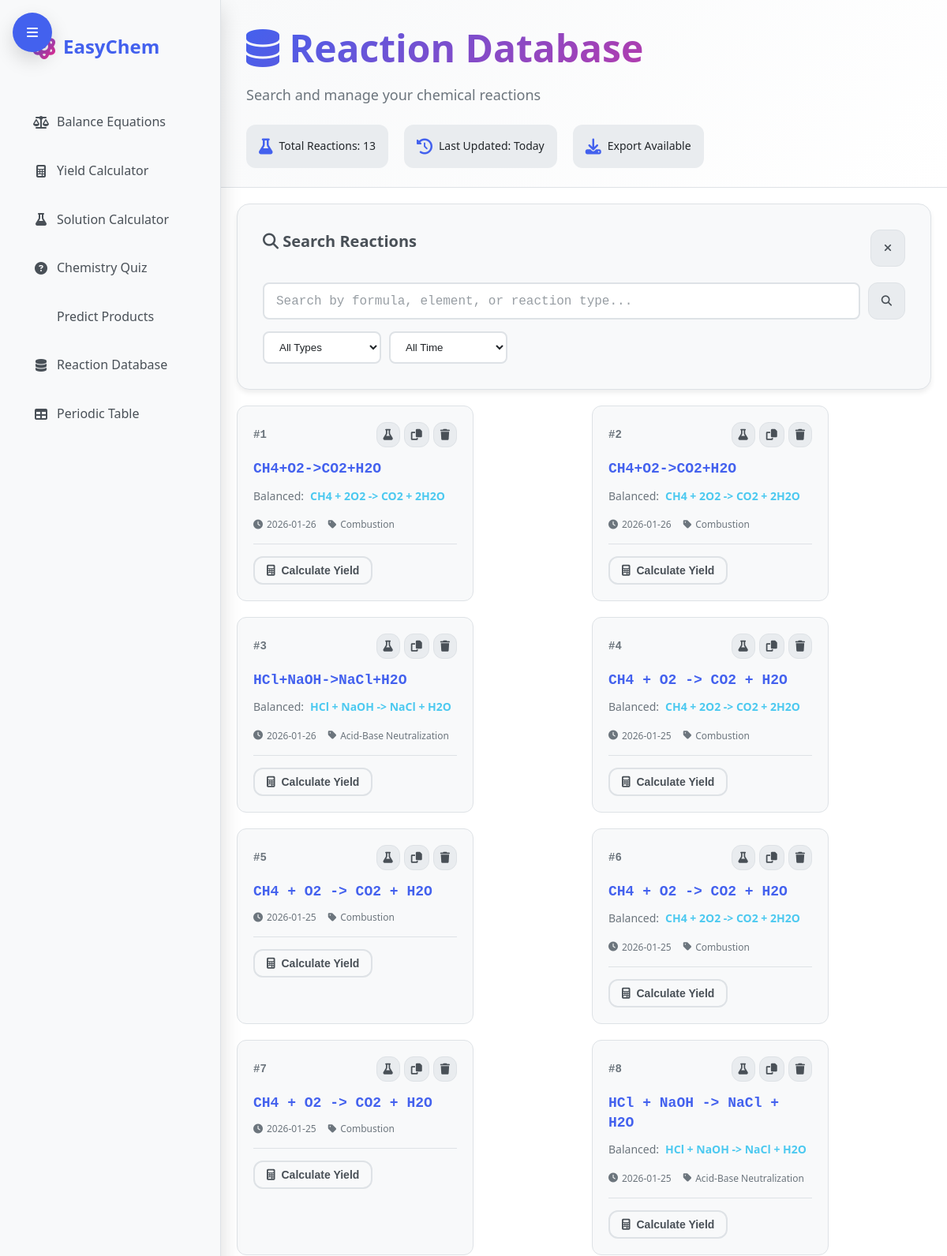
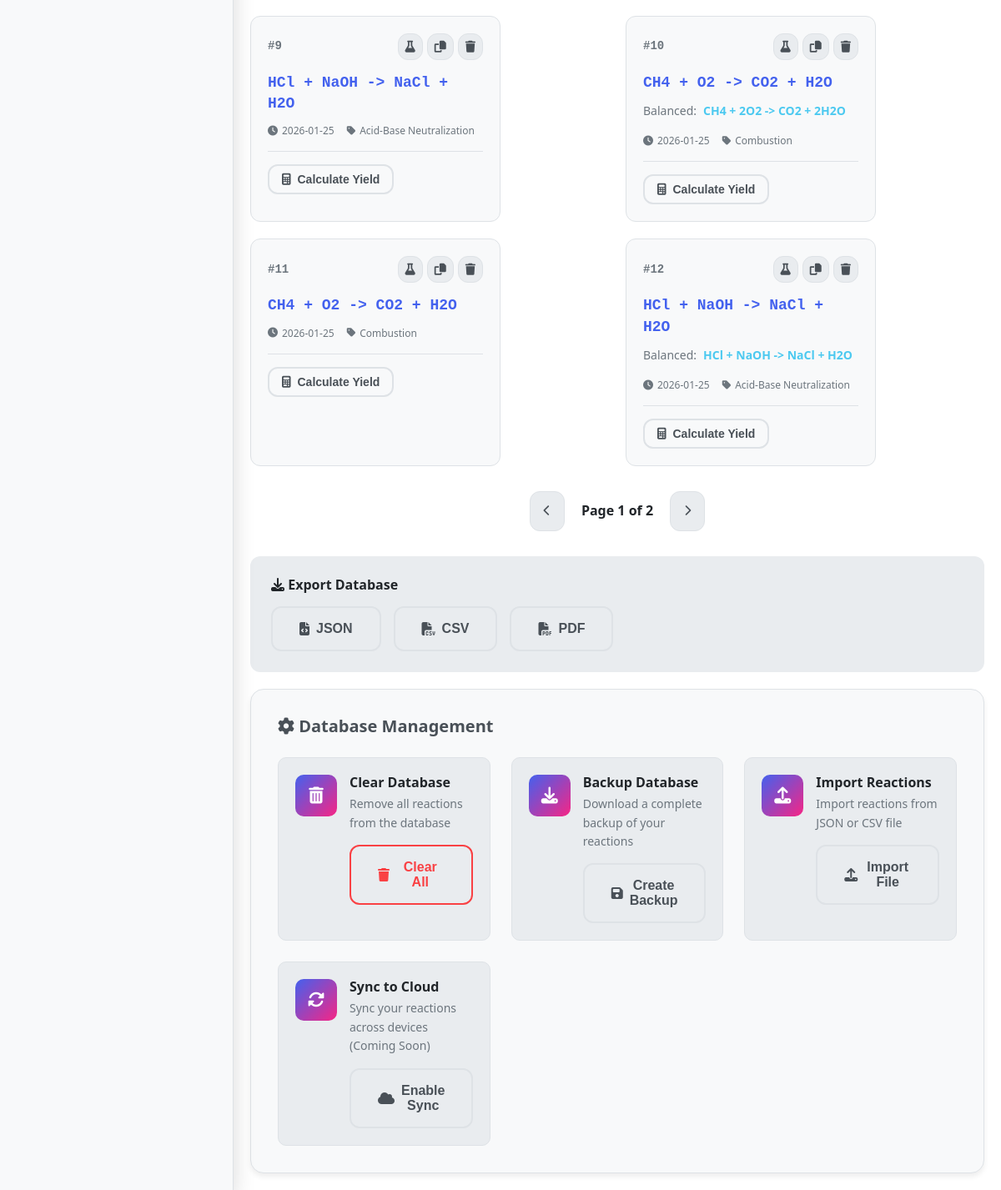
The page /database on the database its author committed (2 pictures, top to bottom).
### tables this page shows
CREATE TABLE reactions
                 (id INTEGER PRIMARY KEY AUTOINCREMENT,
                  equation TEXT,
                  balanced TEXT,
                  timestamp DATETIME,
                  ip_address TEXT);

### app.py (the view)
@app.route("/database")
def reaction_database():
    reactions = []
    try:
        conn = sqlite3.connect('data/reactions.db')
        c = conn.cursor()
        c.execute("SELECT equation, balanced, timestamp FROM reactions ORDER BY timestamp DESC")
        reactions = c.fetchall()
        conn.close()
    except Exception as e:
        print(f"DB error: {e}")
    from chem_engine import detect_reaction_type
    return render_template("database.html", reactions=reactions, detect_reaction_type=detect_reaction_type)

### app.py (called while the page is built)
@app.after_request
def add_security_headers(response):
    response.headers['Content-Security-Policy'] = (
        "default-src 'self'; "
        "script-src 'self' 'unsafe-inline' https://cdnjs.cloudflare.com; "
        "style-src 'self' 'unsafe-inline' https://cdnjs.cloudflare.com; "
        "img-src 'self'  https:; "
        "font-src 'self' https://cdnjs.cloudflare.com; "
        "connect-src 'self'; "
        "frame-ancestors 'none'; "
        "base-uri 'self';"
    )
    response.headers['X-Content-Type-Options'] = 'nosniff'
    response.headers['X-Frame-Options'] = 'DENY'
    response.headers['X-XSS-Protection'] = '1; mode=block'
    return response

### chem_engine.py (called while the page is built)
def detect_reaction_type(equation: str) -> str:
    return get_reaction_type(equation)

### templates/database.html (shortened to what this page needs)
<!DOCTYPE html>
<html lang="en">
<head>
    <link rel="stylesheet" href="/static/style.css">
    <link rel="stylesheet" href="/static/mobile.css">
    <link rel="stylesheet" href="https://cdnjs.cloudflare.com/ajax/libs/font-awesome/6.4.0/css/all.min.css">
    <link rel="stylesheet" href="https://cdnjs.cloudflare.com/ajax/libs/animate.css/4.1.1/animate.min.css">
</head>
<body>
    <div class="mobile-nav-toggle">
        <i class="fas fa-bars"></i>
    </div>
    <nav class="sidebar">
        <div class="logo">
            <span>EasyChem</span>
        </div>
<div class="nav-items">
    <a href="/" class="nav-item">
        <i class="fas fa-balance-scale"></i>
        <span>Balance Equations</span>
    </a>
    <a href="/yield" class="nav-item">
        <i class="fas fa-calculator"></i>
        <span>Yield Calculator</span>
    </a>
    <a href="/solutions" class="nav-item">
        <i class="fas fa-flask"></i>
        <span>Solution Calculator</span>
    </a>
    <a href="/quiz" class="nav-item">
        <i class="fas fa-question-circle"></i>
        <span>Chemistry Quiz</span>
    </a>
    <a href="/predict" class="nav-item">
        <span>Predict Products</span>
    </a>
    <a href="/database" class="nav-item">
        <i class="fas fa-database"></i>
        <span>Reaction Database</span>
    </a>
    <a href="/elements" class="nav-item">
        <i class="fas fa-table"></i>
        <span>Periodic Table</span>
    </a>
</div>
    </nav>
    <main class="main-content">
        <header class="main-header">
            <h1 class="animate__animated animate__fadeIn">
                <i class="fas fa-database"></i>
            </h1>
            <p class="subtitle">Search and manage your chemical reactions</p>
            <div class="database-stats">
                <div class="stat">
                    <i class="fas fa-flask"></i>
                    <span>Total Reactions: {{ reactions|length }}</span>
                </div>
                <div class="stat">
                    <i class="fas fa-history"></i>
                    <span>Last Updated: Today</span>
                </div>
                <div class="stat">
                    <i class="fas fa-download"></i>
                    <span>Export Available</span>
                </div>
            </div>
        </header>
        <div class="card search-card">
            <div class="search-header">
                <h3><i class="fas fa-search"></i> Search Reactions</h3>
                <button class="btn-icon" onclick="clearSearch()">
                    <i class="fas fa-times"></i>
                </button>
            </div>
            <div class="search-controls">
                <div class="search-input">
                    <input type="text"
                           id="searchQuery"
                           placeholder="Search by formula, element, or reaction type..."
                           onkeyup="filterReactions()">
                    <button class="btn-icon">
                        <i class="fas fa-search"></i>
                    </button>
                </div>
                <div class="filter-options">
                    <select id="filterType" onchange="filterReactions()">
                        <option value="">All Types</option>
                    </select>
                    <select id="filterDate" onchange="filterReactions()">
                        <option value="">All Time</option>
                    </select>
                </div>
            </div>
        </div>
        <div class="reactions-container">
            {% if reactions %}
            <div class="reactions-grid" id="reactionsGrid">
                {% for reaction in reactions %}
                <div class="reaction-card" data-type="{{ reaction[0]|lower }}" data-date="{{ reaction[2] }}">
                    <div class="reaction-header">
                        <div class="reaction-id">#{{ loop.index }}</div>
                        <div class="reaction-actions">
                            <button class="btn-icon small" onclick="analyzeReaction('{{ reaction[0] }}')" title="Analyze">
                                <i class="fas fa-flask"></i>
                            </button>
                            <button class="btn-icon small" onclick="copyReaction('{{ reaction[0] }}')" title="Copy">
                                <i class="fas fa-copy"></i>
                            </button>
                            <button class="btn-icon small" onclick="deleteReaction({{ loop.index }})" title="Delete">
                                <i class="fas fa-trash"></i>
                            </button>
                        </div>
                    </div>
                    <div class="reaction-content">
                        <div class="reaction-eq">
                            {{ reaction[0] }}
                        </div>
                        {% if reaction[1] %}
                        <div class="reaction-balanced">
                            <span class="label">Balanced:</span>
                            <span class="value">{{ reaction[1] }}</span>
                        </div>
                        {% endif %}
                        <div class="reaction-meta">
                            <div class="meta-item">
                                <i class="fas fa-clock"></i>
                                <span>{{ reaction[2].split()[0] if reaction[2] else 'Unknown' }}</span>
                            </div>
                            <div class="meta-item">
                                <i class="fas fa-tag"></i>
                                <span>{{ detect_reaction_type(reaction[0]) }}</span>
                            </div>
                        </div>
                    </div>
                    <div class="reaction-footer">
                        <button class="btn-outline small" onclick="calculateYield('{{ reaction[0] }}')">
                            <i class="fas fa-calculator"></i>
                            Calculate Yield
                        </button>
                    </div>
                </div>
                {% endfor %}
            </div>
            <div class="pagination">
                <button class="btn-icon" onclick="prevPage()">
                    <i class="fas fa-chevron-left"></i>
                </button>
                <span class="page-info">Page <span id="currentPage">1</span> of <span id="totalPages">1</span></span>
                <button class="btn-icon" onclick="nextPage()">
                    <i class="fas fa-chevron-right"></i>
                </button>
            </div>
            <div class="export-section">
                <h4><i class="fas fa-download"></i> Export Database</h4>
                <div class="export-buttons">
                    <button class="btn-outline" onclick="exportJSON()">
                        <i class="fas fa-file-code"></i>
                        JSON
                    </button>
                    <button class="btn-outline" onclick="exportCSV()">
                        <i class="fas fa-file-csv"></i>
                        CSV
                    </button>
                    <button class="btn-outline" onclick="exportPDF()">
                        <i class="fas fa-file-pdf"></i>
                        PDF
                    </button>
                </div>
            </div>
            {% endif %}
        </div>
        <div class="card management-card">
            <h3><i class="fas fa-cog"></i> Database Management</h3>
            <div class="management-options">
                <div class="option">
                    <div class="option-icon">
                        <i class="fas fa-trash-alt"></i>
                    </div>
                    <div class="option-content">
                        <h4>Clear Database</h4>
                        <p>Remove all reactions from the database</p>
                        <button class="btn-outline danger" onclick="clearDatabase()">
                            <i class="fas fa-trash"></i>
                            Clear All
                        </button>
                    </div>
                </div>
                <div class="option">
                    <div class="option-icon">
                        <i class="fas fa-download"></i>
                    </div>
                    <div class="option-content">
                        <h4>Backup Database</h4>
                        <p>Download a complete backup of your reactions</p>
                        <button class="btn-outline" onclick="backupDatabase()">
                            <i class="fas fa-save"></i>
                            Create Backup
                        </button>
                    </div>
                </div>
                <div class="option">
                    <div class="option-icon">
                        <i class="fas fa-upload"></i>
                    </div>
                    <div class="option-content">
                        <h4>Import Reactions</h4>
                        <p>Import reactions from JSON or CSV file</p>
                        <button class="btn-outline" onclick="document.getElementById('importFile').click()">
                            <i class="fas fa-upload"></i>
                            Import File
                        </button>
                    </div>
                </div>
                <div class="option">
                    <div class="option-icon">
                        <i class="fas fa-sync-alt"></i>
                    </div>
                    <div class="option-content">
                        <h4>Sync to Cloud</h4>
                        <p>Sync your reactions across devices (Coming Soon)</p>
                        <button class="btn-outline" disabled>
                            <i class="fas fa-cloud"></i>
                            Enable Sync
                        </button>
                    </div>
                </div>
            </div>
        </div>
    </main>
</body>
</html>

### static/mobile.css (style rules this page uses)
body, .sidebar, .card, .result-card, .compound-item, .feature-card, .reaction-card { transition: background-color 0.3s ease, border-color 0.3s ease; }
* { scrollbar-width: thin; scrollbar-color: var(--primary) var(--bg-tertiary); }
::placeholder { color: var(--text-muted); opacity: 0.7; }

### templates/database.html (style rules this page uses)
.database-stats { display: flex; gap: 20px; margin-top: 20px; flex-wrap: wrap; }
.search-card { margin: 20px; }
.search-header { display: flex; justify-content: space-between; align-items: center; margin-bottom: 20px; }
.search-controls { display: flex; flex-direction: column; gap: 15px; }
.search-input { display: flex; gap: 10px; }
.search-input input { flex: 1; padding: 12px 15px; border: 2px solid var(--border-color); border-radius: 8px; font-size: 1rem; }
.filter-options { display: flex; gap: 10px; flex-wrap: wrap; }
.filter-options select { padding: 10px 15px; border: 2px solid var(--border-color); border-radius: 8px; background: var(--bg-primary); color: var(--text-primary); min-width: 150px; }
.reactions-container { margin: 20px; }
.reactions-grid { display: grid; grid-template-columns: repeat(auto-fill, minmax(300px, 1fr)); gap: 20px; margin-bottom: 30px; }
.reaction-card { background: var(--bg-secondary); border-radius: 12px; padding: 20px; border: 1px solid var(--border-color); transition: all 0.3s ease; }
.reaction-header { display: flex; justify-content: space-between; align-items: center; margin-bottom: 15px; }
.reaction-id { font-family: var(--font-mono); font-weight: bold; color: var(--text-muted); font-size: 0.875rem; }
.reaction-actions { display: flex; gap: 5px; }
.btn-icon.small { padding: 8px; font-size: 0.875rem; }
.reaction-content { margin-bottom: 15px; }
.reaction-eq { font-family: var(--font-mono); font-size: 1.125rem; font-weight: 600; color: var(--primary); margin-bottom: 10px; line-height: 1.4; }
.reaction-balanced { display: flex; gap: 8px; font-size: 0.875rem; margin-bottom: 15px; }
.reaction-balanced .label { color: var(--text-muted); }
.reaction-balanced .value { color: var(--success); font-weight: 600; }
.reaction-meta { display: flex; gap: 15px; font-size: 0.75rem; color: var(--text-muted); }
.meta-item { display: flex; align-items: center; gap: 5px; }
.reaction-footer { border-top: 1px solid var(--border-color); padding-top: 15px; }
.btn-outline.small { padding: 8px 15px; font-size: 0.875rem; }
.pagination { display: flex; justify-content: center; align-items: center; gap: 20px; margin: 30px 0; }
.page-info { font-weight: 600; color: var(--text-primary); }
.export-section { background: var(--bg-tertiary); padding: 25px; border-radius: 12px; margin-top: 30px; }
.export-buttons { display: flex; gap: 15px; margin-top: 15px; flex-wrap: wrap; }
.management-card { margin: 20px; }
.management-options { display: grid; grid-template-columns: repeat(auto-fit, minmax(250px, 1fr)); gap: 25px; margin-top: 25px; }
.option { display: flex; gap: 15px; padding: 20px; background: var(--bg-tertiary); border-radius: 10px; border: 1px solid var(--border-color); }
.option-icon { width: 50px; height: 50px; border-radius: 10px; background: linear-gradient(135deg, var(--primary), var(--accent)); display: flex; align-items: center; justify-content: center; flex-shrink: 0; }
.option-icon i { font-size: 1.25rem; color: white; }
.option-content { flex: 1; }
.option-content h4 { margin-bottom: 5px; color: var(--text-primary); }
.option-content p { font-size: 0.875rem; color: var(--text-muted); margin-bottom: 15px; }
.btn-outline.danger { border-color: var(--danger); color: var(--danger); }

### rows shown on the page
reactions: equation "CH4+O2->CO2+H2O", balanced "CH4 + 2O2 -> CO2 + 2H2O", timestamp "2026-01-26", equation "Combustion"
reactions: equation "CH4+O2->CO2+H2O", balanced "CH4 + 2O2 -> CO2 + 2H2O", timestamp "2026-01-26", equation "Combustion"
reactions: equation "HCl+NaOH->NaCl+H2O", balanced "HCl + NaOH -> NaCl + H2O", timestamp "2026-01-26", equation "Acid-Base Neutralization"
reactions: equation "CH4 + O2 -> CO2 + H2O", balanced "CH4 + 2O2 -> CO2 + 2H2O", timestamp "2026-01-25", equation "Combustion"
reactions: equation "CH4 + O2 -> CO2 + H2O", timestamp "2026-01-25", equation "Combustion"
reactions: equation "CH4 + O2 -> CO2 + H2O", balanced "CH4 + 2O2 -> CO2 + 2H2O", timestamp "2026-01-25", equation "Combustion"
reactions: equation "CH4 + O2 -> CO2 + H2O", timestamp "2026-01-25", equation "Combustion"
reactions: equation "HCl + NaOH -> NaCl + H2O", balanced "HCl + NaOH -> NaCl + H2O", timestamp "2026-01-25", equation "Acid-Base Neutralization"
reactions: equation "HCl + NaOH -> NaCl + H2O", timestamp "2026-01-25", equation "Acid-Base Neutralization"
reactions: equation "CH4 + O2 -> CO2 + H2O", balanced "CH4 + 2O2 -> CO2 + 2H2O", timestamp "2026-01-25", equation "Combustion"
reactions: equation "CH4 + O2 -> CO2 + H2O", timestamp "2026-01-25", equation "Combustion"
reactions: equation "HCl + NaOH -> NaCl + H2O", balanced "HCl + NaOH -> NaCl + H2O", timestamp "2026-01-25", equation "Acid-Base Neutralization"

### other values the page prints
{{ reactions|length }} "13"
